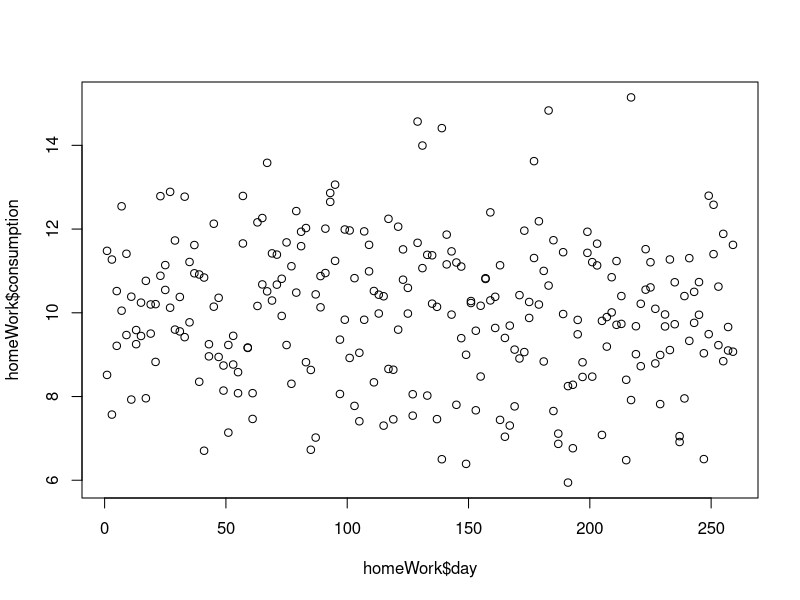
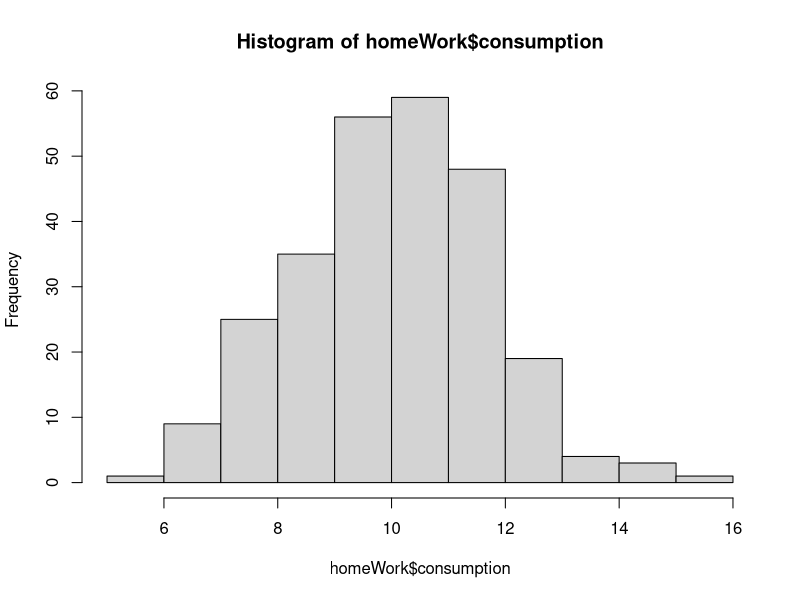
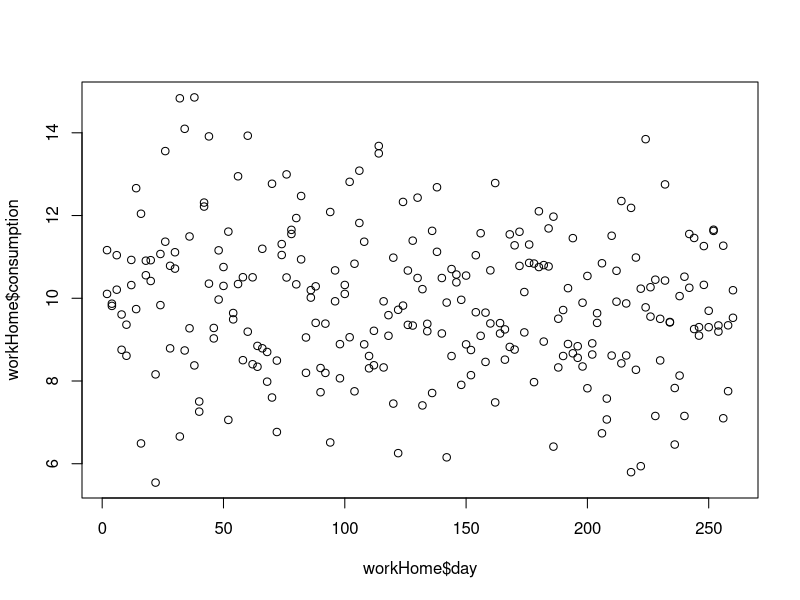
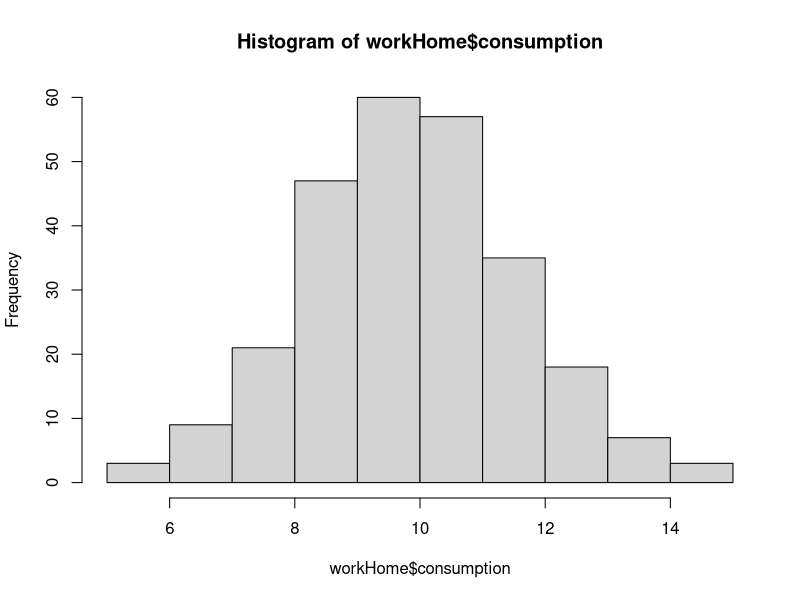
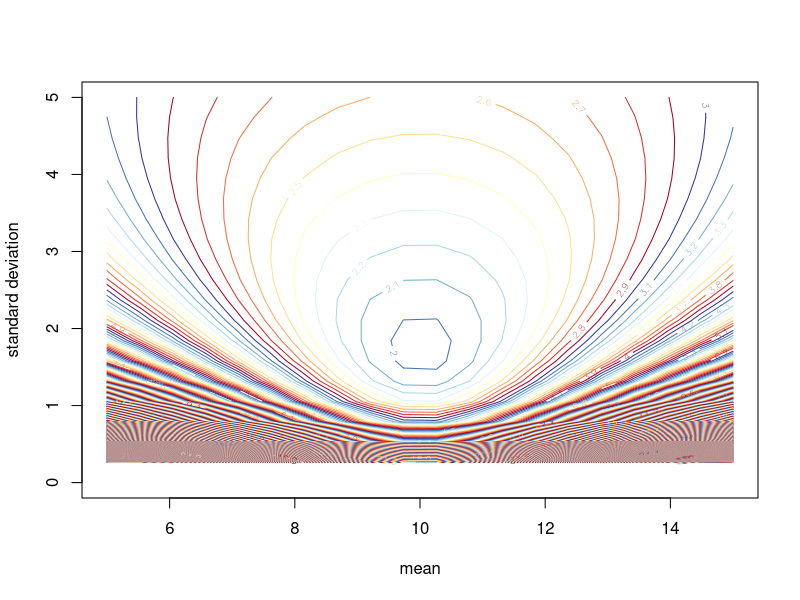
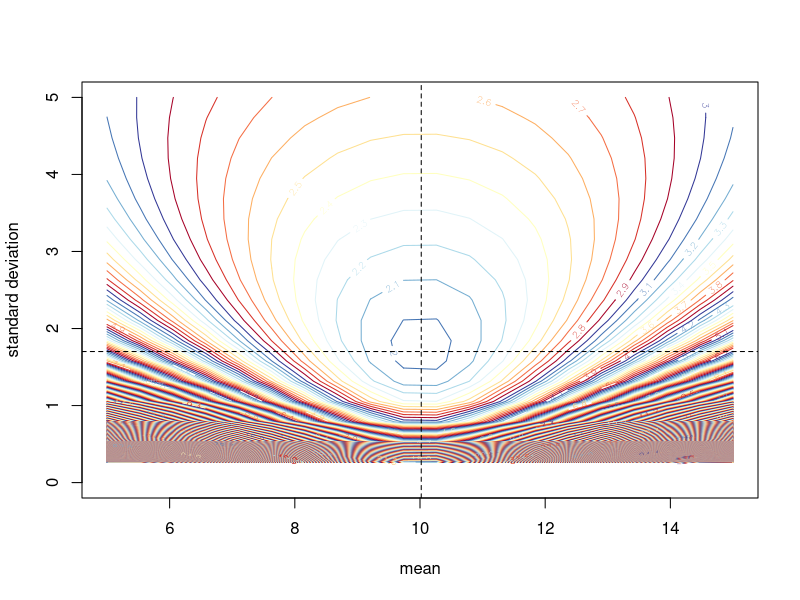
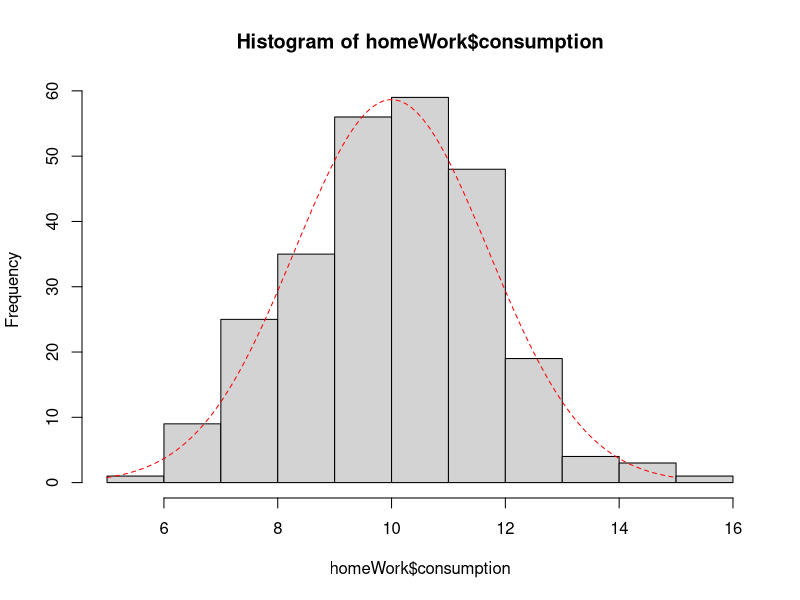
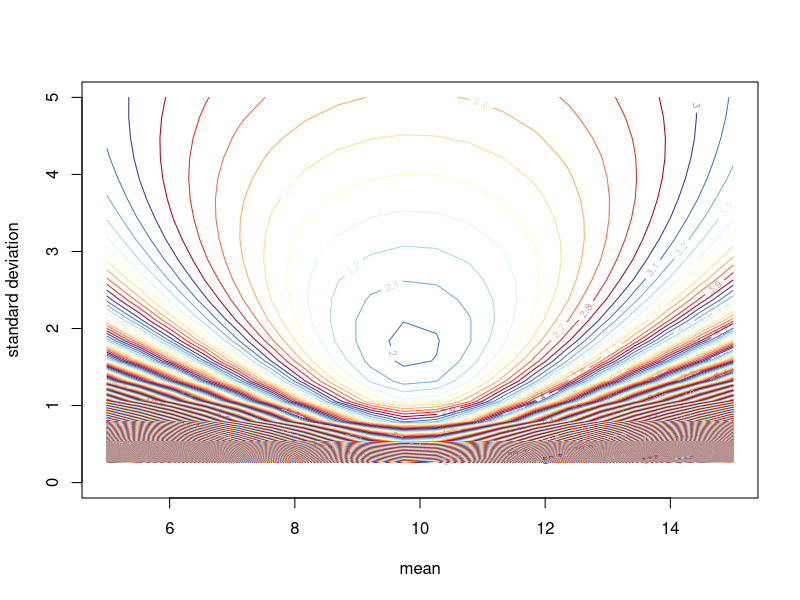

R code for these plots, in order:
days = seq(from = 1, to = 260)
type = c(1,2)
homeWork = rnorm(260, mean=10, sd=1.5)
workHome = rnorm(260, mean=10, sd=2.0)

consumption = data.frame(days, type, consumption = c(homeWork, workHome))
#write.csv(file="consumption.csv", x=consumption)

consumption = read.csv("consumption.csv")

homeWork = consumption[consumption$type == 1,]
workHome = consumption[consumption$type == 2,]

png(filename="homeWork.plot.png")
  plot(homeWork$day, homeWork$consumption)
dev.off()

png(filename="homeWork.hist.png")
  hist(homeWork$consumption)
dev.off()

png(filename="workHome.plot.png")
  plot(workHome$day, workHome$consumption)
dev.off()

png(filename="workHome.hist.png")
  hist(workHome$consumption)
dev.off()

normal.lik<-function(mu,sigma,y){
  sigma <- max(sigma, 0.0001)
  n<-length(y)
  logl <- sum(log(dnorm(y, mean = mu, sd = sigma)))/n
  return(-logl)
}
normal.lik.muvar <- function (theta,y){
  normal.lik(theta[1],theta[2],y)
}
v.normal.lik <- function (mu, sigma, y){
  mapply(function(m,s) normal.lik(m,s,y), mu, sigma)
}

library(RColorBrewer)
plotMLE <- function(data, x, y, steps = 20, levels = 10000) {
  x = seq(x[1], x[2], length= 20)
  y = seq(y[1], y[2], length= 20)
  f = function(x, y) {
    v.normal.lik(x,y,data)
  }
  z = outer(x, y, f)
  z[is.na(z)] = 0
  contour(x,y,z,col=rev(brewer.pal(11, "RdYlBu")), nlevels = levels,
    xlab="mean", ylab="standard deviation")
}

png(filename="homeWork.likelihood.png")
  plotMLE(homeWork$consumption, x=c(5,15),y=c(0,5), levels = 2000)
dev.off()
optim(c(12,4),normal.lik.muvar,y=homeWork$consumption,method="BFGS") 
png(filename="homeWork.likelihood.withlines.png")
  plotMLE(homeWork$consumption, x=c(5,15),y=c(0,5), levels = 2000)
  abline(h=1.70105, lty=2)
  abline(v=10.01983, lty=2)
dev.off()

plotGaussian <- function(start = -1, end = 1, u, sigma, scale, color = "black"){
  x <- seq(start, end, length=100)
  hx <- dnorm(x, mean = u, sd = sigma)*scale
  lines(x, hx, type="l", lty=2, xlab="x value", ylab="Density", main="Gaussian", col = color)
}
plotArea <- function(u, sigma, sigmaSize, color){
  x <- seq(-4, 4, length=100)
  hx <- dnorm(x, mean = u, sd = sigma)
  l <- -(sigma*sigmaSize)
  r <- (sigma*sigmaSize)
  i <- x >= l & x <= r
  polygon(c(l,x[i],r), c(0,hx[i],0), col=color)
}

png(filename="homeWork.hist.model.png")
  plot.new()
  hist(homeWork$consumption)
  plotGaussian(5, 15, 10, 1.7, 250, "red")
dev.off()

#WORK HOME

png(filename="workHome.likelihood.png")
  plotMLE(workHome$consumption, x=c(5,15),y=c(0,5), levels = 2000)
dev.off()
optim(c(12,4),normal.lik.muvar,y=workHome$consumption,method="BFGS") 
png(filename="workHome.likelihood.withlines.png")
  plotMLE(workHome$consumption, x=c(5,15),y=c(0,5), levels = 2000)
  abline(h=1.7274, lty=2)
  abline(v=9.87, lty=2)
dev.off()

# DAILY

days = seq(from = 1, to = 260)
daily = homeWork$consumption + workHome$consumption
consumption = data.frame(days, consumption = daily)
png(filename="daily.plot.png")
  plot(consumption$day, consumption$consumption)
dev.off()

optim(c(12,4),normal.lik.muvar,y=consumption$consumption,method="BFGS") 

png(filename="daily.hist.png")
plot.new()
  hist(consumption$consumption)
  plotGaussian(10, 30, 19.899697, 2.421108, 270, "red")
dev.off()

png(filename="daily.hist.png")
plot.new()
  hist(consumption$consumption)
  plotGaussian(10, 30, 19.899697, 2.421108, 270, "red")
  abline(v=25, lty=2, col ="green")
dev.off()

pnorm(25, mean = 19.899697, sd = 2.421108)
pnorm(25, mean = 19.899697, sd = 2.421108, lower.tail = FALSE)
